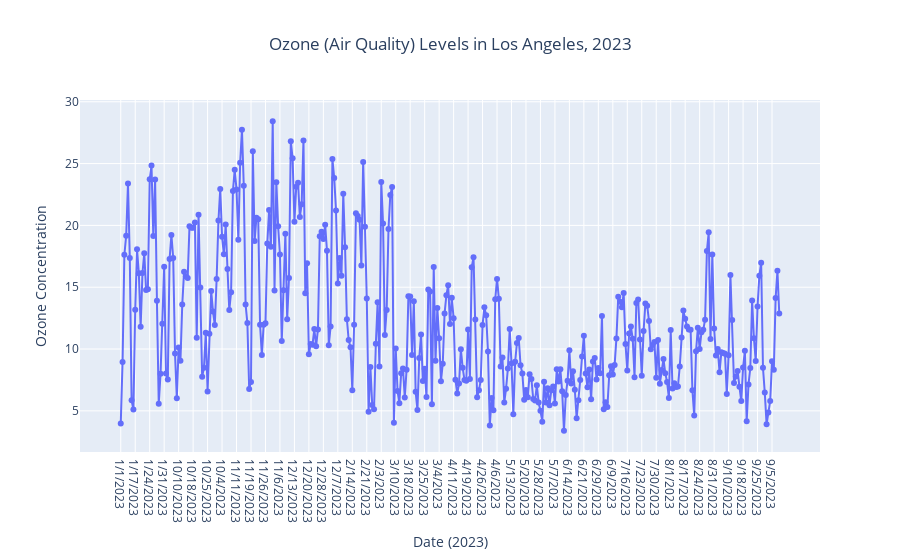

This figure's notebook cell:
### Code cell
df_la_grouped = df_la.groupby('Date Local', as_index=False)['Arithmetic Mean'].mean()

fig = px.line(df_la_grouped,
              x='Date Local',
              y='Arithmetic Mean',
              title='Ozone (Air Quality) Levels in Los Angeles, 2023',
              labels={
                  'Date Local': 'Date',
                  'Arithmetic Mean': 'Ozone Concentration (Arithmetic Mean)'
              },
              markers=True)
fig.update_layout(
    title_x=0.5,
    xaxis_title='Date (2023)',
    yaxis_title='Ozone Concentration'
)

fig.show()

### Figure 1 — Plotly figure (JSON) as saved in the notebook; plotly's stock layout.template omitted (floating-point values rounded to 4 significant figures; data arrays with more than 128 entries replaced by an {"elided": "..."} marker saying what was removed)
{"data": [{"hovertemplate": "Date=%{x}<br>Ozone Concentration (Arithmetic Mean)=%{y}<extra></extra>", "legendgroup": "", "line": {"color": "#636efa", "dash": "solid"}, "marker": {"symbol": "circle"}, "mode": "lines+markers", "name": "", "orientation": "v", "showlegend": false, "type": "scatter", "x": {"elided": "365 str values"}, "xaxis": "x", "y": {"elided": "365 float values"}, "yaxis": "y"}], "layout": {"legend": {"tracegroupgap": 0}, "title": {"text": "Ozone (Air Quality) Levels in Los Angeles, 2023", "x": 0.5}, "xaxis": {"anchor": "y", "domain": [0, 1], "title": {"text": "Date (2023)"}}, "yaxis": {"anchor": "x", "domain": [0, 1], "title": {"text": "Ozone Concentration"}}}}
